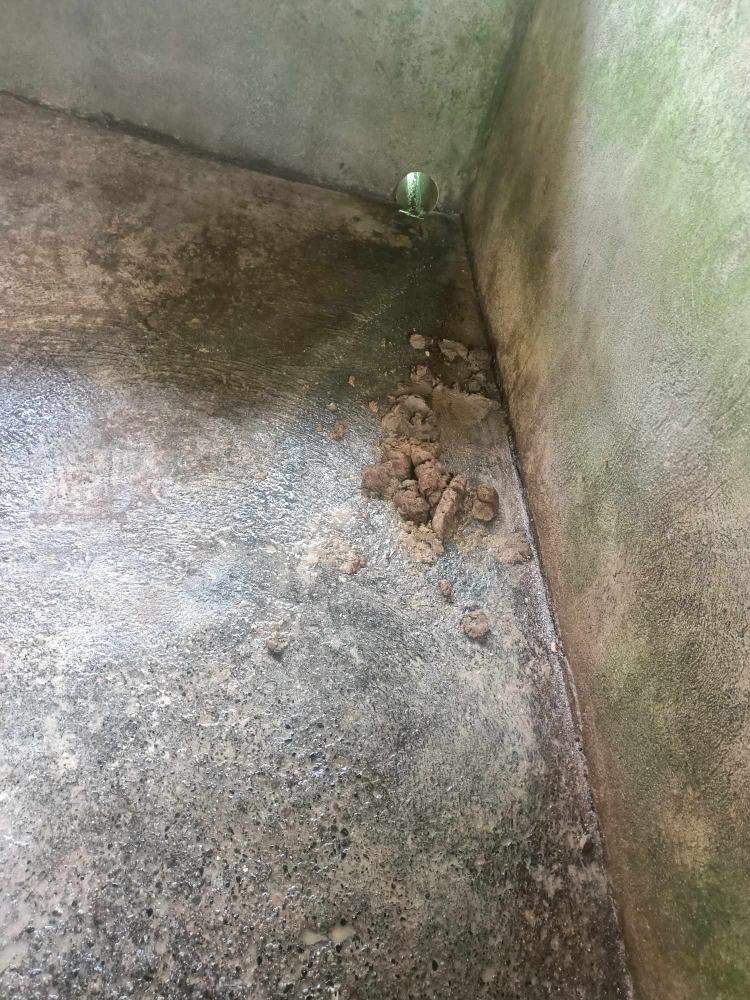
#> input picture manure_folder/431052323_327136347005179_8822937245735549192_n.jpg, 1500 x 2000 px, found by its file name (shown at 1/2 size); its folder holds 4 pictures in this run
$ python detection.py
#> lines starting #> are read from the running program, lines starting #| are printed output that depends on the picture
import cv2
import numpy as np
from sklearn.svm import SVC
from sklearn.model_selection import train_test_split
from sklearn.metrics import accuracy_score
import os
import time

# Function to extract HOG features from an image
def extract_hog_features(image):
    win_size = (64, 64)
    block_size = (16, 16)
    block_stride = (8, 8)
    cell_size = (8, 8)
    nbins = 9
    hog = cv2.HOGDescriptor(win_size, block_size, block_stride, cell_size, nbins)
    features = hog.compute(image)
    features = features.flatten()
    return features


# Record the start time
start_time = time.time()

# Load and preprocess images
# Define paths to the folders containing manure and no manure images
# manure_folder = "D:\manure-detection\manure_folder"
# no_manure_folder = "D:/manure-detection/no_manure_folder"
# manure_folder = "C:\\Users\\roger\\OneDrive\\Desktop\\manure-detection\\manure_folder"
# no_manure_folder = "C:\\Users\\roger\\OneDrive\\Desktop\\manure-detection\\no_manure_folder"
# Office PC file directory
manure_folder = "D:\\manure-detection\\manure_folder"
no_manure_folder = "D:\\manure-detection\\no_manure_folder"
# Initialize lists to store image paths and labels
image_paths_manure = []
image_paths_no_manure = []
X = []
y = []

# Iterate over the images in the manure folder
for filename in os.listdir(manure_folder):
    if filename.endswith(".jpg") or filename.endswith(".png"):  # Filter only image files
        image_path = os.path.join(manure_folder, filename)
        image = cv2.imread(image_path)
#> image is the input picture: shape (2000, 1500, 3); mean B, G, R 121.1, 133.7, 137.9
        if image is not None:
            gray_image = cv2.cvtColor(image, cv2.COLOR_BGR2GRAY)
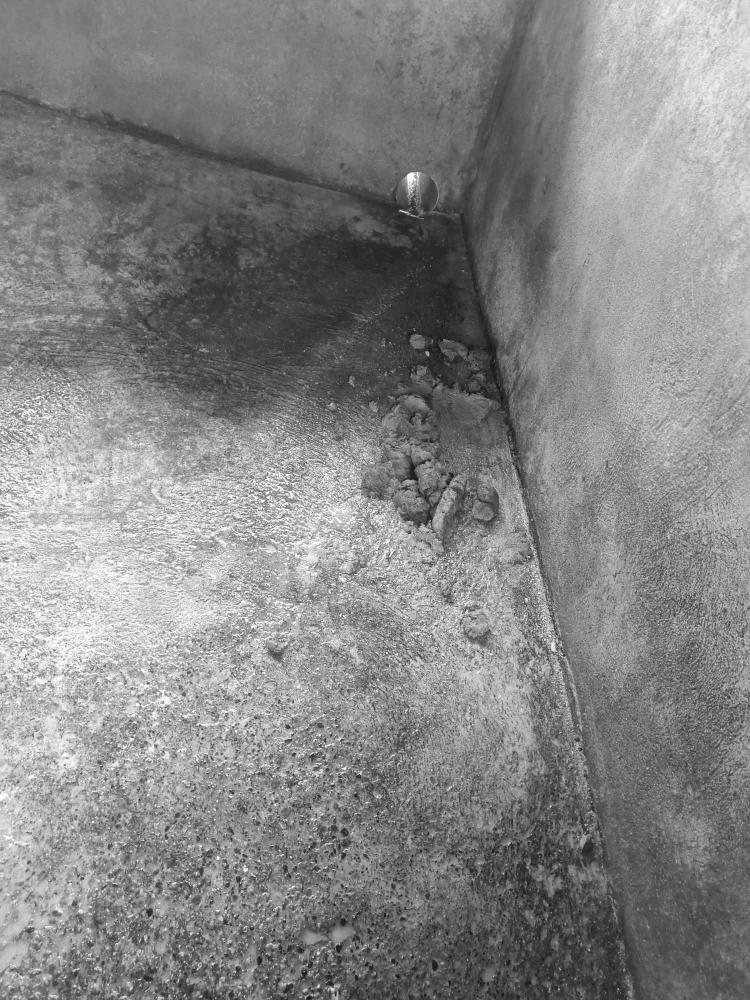
#> gray_image: shape (2000, 1500) (shown at 1/2 size); min 4, max 255, mean 133.5
            features = extract_hog_features(gray_image)
            X.append(features)
        y.append(1)  # Label 1 for manure
#> pass 2 of the loop `for filename in os.listdir(manure_folder):`:
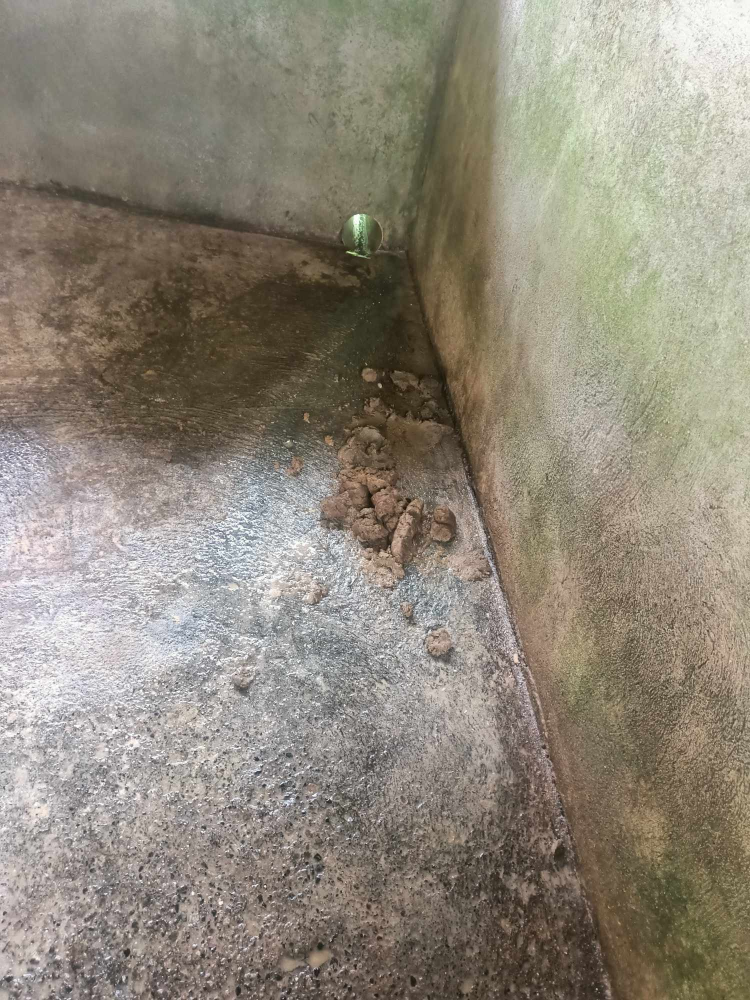
#> input picture manure_folder/431148371_949033100258216_978136845898432784_n.jpg, 1500 x 2000 px, found by its file name (shown at 1/2 size)
#> image is the input picture: shape (2000, 1500, 3); mean B, G, R 122.8, 136.4, 143.7
#> `gray_image = cv2.cvtColor(image, cv2.COLOR_BGR2GRAY)`:
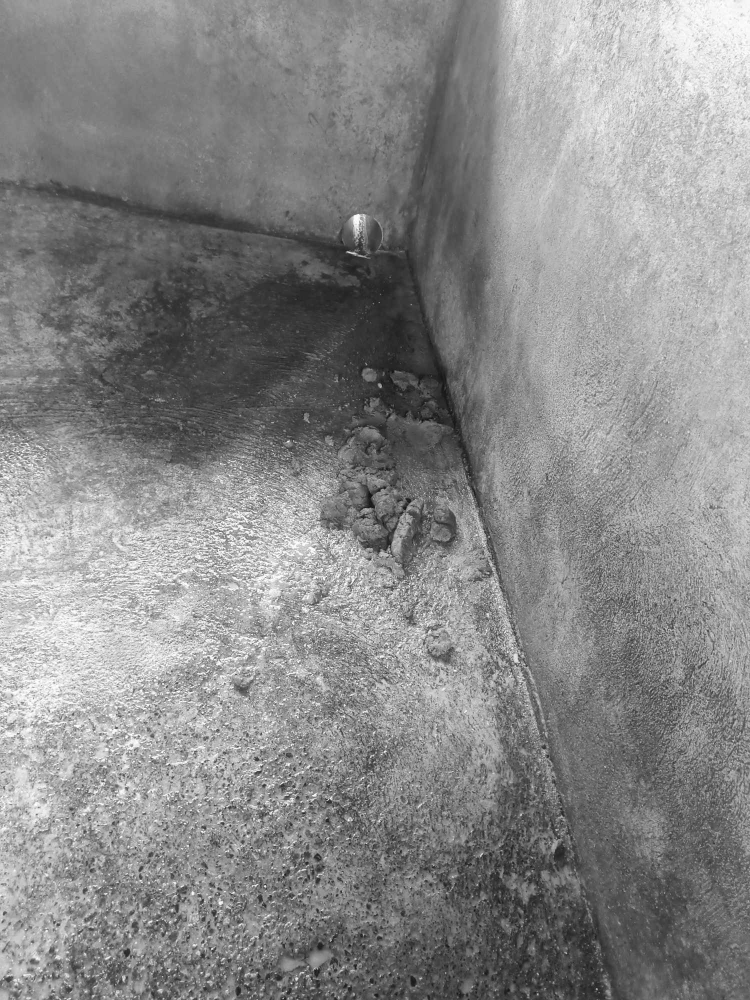
#> gray_image: shape (2000, 1500) (shown at 1/2 size); min 3, max 255, mean 137
#> pass 3 of the loop `for filename in os.listdir(manure_folder):`:
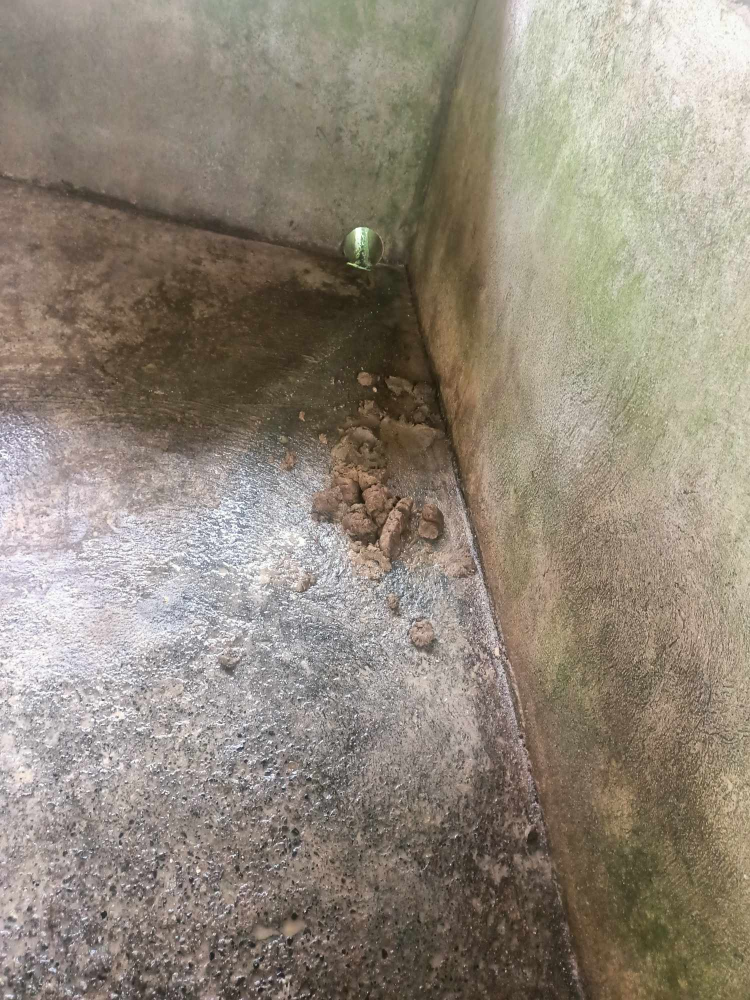
#> input picture manure_folder/431203258_960626078263123_1433986666656059228_n.jpg, 1500 x 2000 px, found by its file name (shown at 1/2 size)
#> image is the input picture: shape (2000, 1500, 3); mean B, G, R 122.7, 136.1, 145.7
#> `gray_image = cv2.cvtColor(image, cv2.COLOR_BGR2GRAY)`:
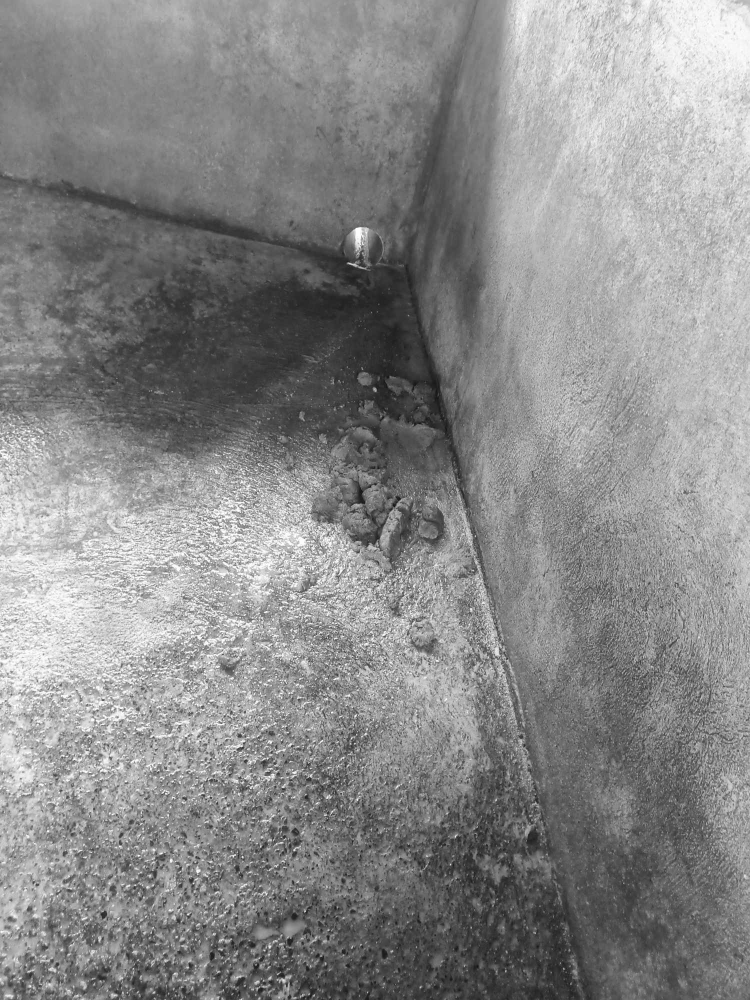
#> gray_image: shape (2000, 1500) (shown at 1/2 size); min 4, max 255, mean 137.4
#> the loop made 4 passes; the first 3 are shown

# Iterate over the images in the no manure folder
#> (the run stopped early here; a loop or call above may not have finished)
